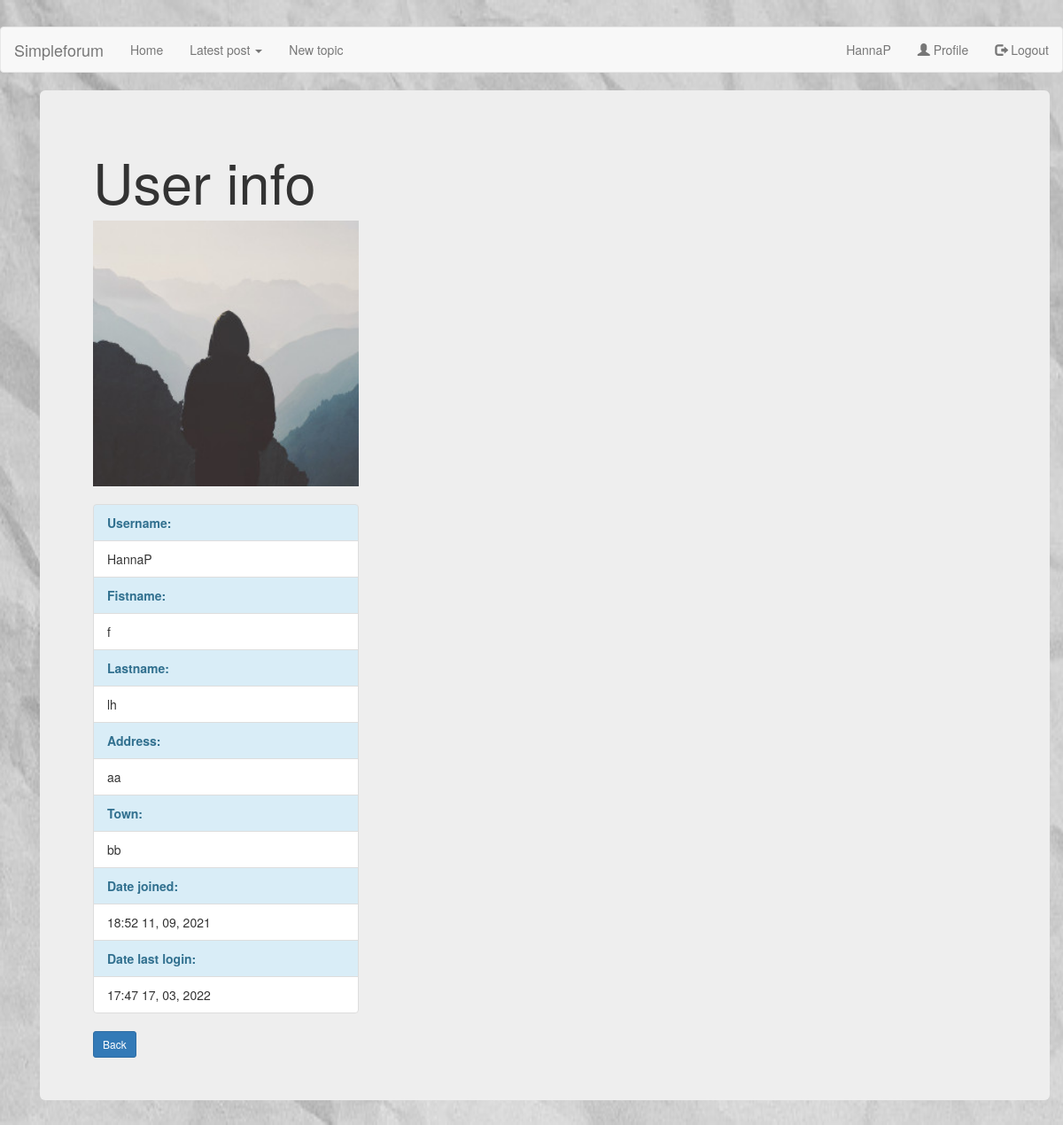
/all/23/user_info/ (signed in), run on an earlier commit of the app's database.
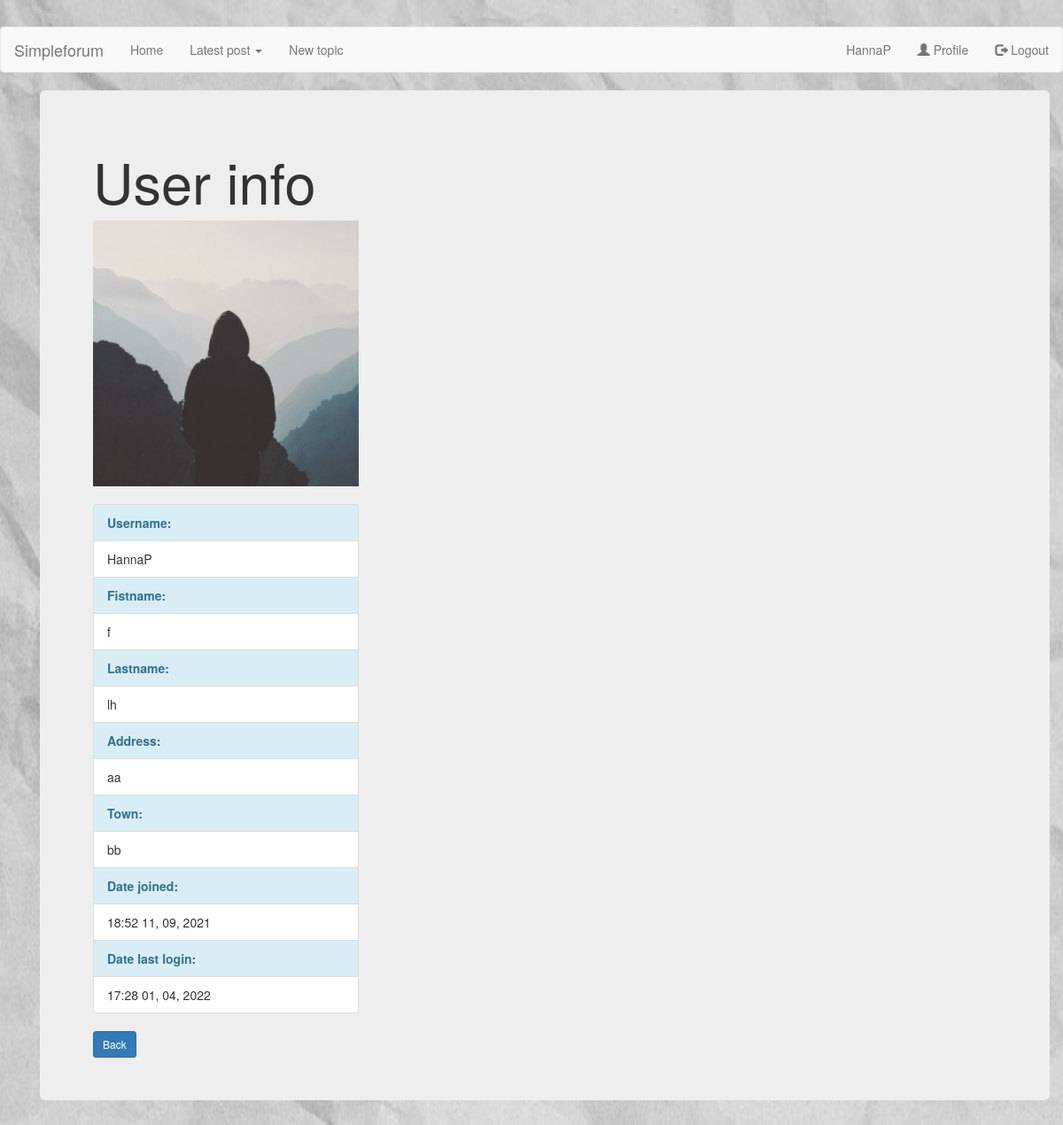
And on a later commit of the database.
### forum/models.py (models this page shows, shortened)
class Forum_post(models.Model):
    title = models.CharField(max_length=100, blank=False)
    post_type = models.CharField(max_length=100, blank=True)
    origin_post_id= models.IntegerField(default=0)
    content = RichTextField()
    date_posted = models.DateTimeField(default=timezone.now)
    date_last_save = models.DateTimeField(auto_now=timezone.now)
    author = models.ForeignKey(User, on_delete=models.CASCADE)

### users/models.py (models this page shows, shortened)
class Profile(models.Model):
    user = models.OneToOneField(User, on_delete=models.CASCADE)
    club = models.CharField(max_length=200, blank=True)
    call = models.CharField(max_length=200, blank=True)
    qth = models.CharField(max_length=200, blank=True)
    address = models.CharField(max_length=200, blank=True)
    town = models.CharField(max_length=200, blank=True)
    country = models.CharField(max_length=200, blank=True)
    user_level= models.PositiveIntegerField(default=10)
    list_rows= models.PositiveIntegerField(default=10)
    items_in_page= models.PositiveIntegerField(default=10)
    image = models.ImageField(default='default.jpg', upload_to='profile_pics')

### forum/views.py (the view)
# urls.py: path('all/<int:pk>/user_info/', UserDetailView.as_view(), name='forum_user_info'),
class UserDetailView(LoginRequiredMixin, DetailView): #Show selected user information
    model = Forum_post
    template_name = 'forum/user_info.html'
    def get_context_data(self, **kwargs):
        context = super().get_context_data(**kwargs)
        context["title"] = 'User info'
        return context

### forum/templates/forum/user_info.html
{% extends "forum/base.html" %}
{% block content %}
<div class="container">
	<div class="jumbotron">
		<h1>{{ title }}</h1>
		<img src="{{ object.author.profile.image.url }}" class="special-img" style="width:300px">
		<br><br>
		<ul class="list-group" style="width:300px">
			<li class="list-group-item list-group-item-info"><b> Username:</b></li>
			<li class="list-group-item">{{ object.author.username }}</li>
			<li class="list-group-item list-group-item-info"><b>Fistname:</b></li>
			<li class="list-group-item">{{ object.author.first_name }}</li>
			<li class="list-group-item list-group-item-info"><b>Lastname:</b></li>
			<li class="list-group-item">{{ object.author.last_name}}</li>
			<li class="list-group-item list-group-item-info"><b>Address:</b></li>
			<li class="list-group-item">{{ object.author.profile.address}}</li>
			<li class="list-group-item list-group-item-info"><b>Town:</b></li>
			<li class="list-group-item">{{ object.author.profile.town}}</li>
			<li class="list-group-item list-group-item-info"><b>Date joined:</b></li>
			<li class="list-group-item">{{ object.author.date_joined|date:'H:i d, m, Y' }}</li>
			<li class="list-group-item list-group-item-info"><b>Date last login:</b></li>
			<li class="list-group-item">{{ object.author.last_login|date:'H:i d, m, Y'}}</li>
		</ul>
		<a class="btn btn-primary btn-sm mt-1 mb-1" href="javascript:history.go(-1)">Back</a>
	</div>
</div>
{% endblock content %}

### forum/templates/forum/base.html (shortened to what this page needs)
{% load static %}
<!DOCTYPE html>
<html>
<head>
    <link rel="stylesheet" href="https://maxcdn.bootstrapcdn.com/bootstrap/3.4.1/css/bootstrap.min.css">
</head>
  <body>
    <header class="site-header">
      <nav class="navbar navbar-default" >
        <div class="container-fluid" >
          <div class="navbar-header">
            <a class="navbar-brand" href="{% url 'forum-home' %}">Simpleforum</a>
          </div>
          <ul class="nav navbar-nav">
            <li class="dropdown"><a class="dropdown-toggle" data-toggle="dropdown" href="#">Latest post <span class="caret"></span></a>
            </li>
            <li><a href="{% url 'forum_topic-create' %}">New topic</a></li>
          </ul>
          <ul class="nav navbar-nav navbar-right">
            {% if user.is_authenticated %}
            <li><a href="{% url 'logout' %}"><span class="glyphicon glyphicon-log-out"></span> Logout</a></li>
            {% else %}
            <li><a href="{% url 'register' %}"><span class="glyphicon glyphicon-user"></span> Sign Up</a></li>
            <li><a href="{% url 'login' %}"><span class="glyphicon glyphicon-log-in"></span> Login</a></li>
            {% endif %}
          </ul>
        </div>
      </nav>
    </header>
    <main role="main" class="container">
      <div class="row">
        <div class="col-md-8">
          {% block content %}{% endblock %}
        </div>
      </div>
    </main>
  </body>
</html>

What changed in the data, as far as the page shows it:
changed through a linked row, Forum_post "HannaP": author.last_login "17:47 17, 03, 2022" → "17:28 01, 04, 2022"
